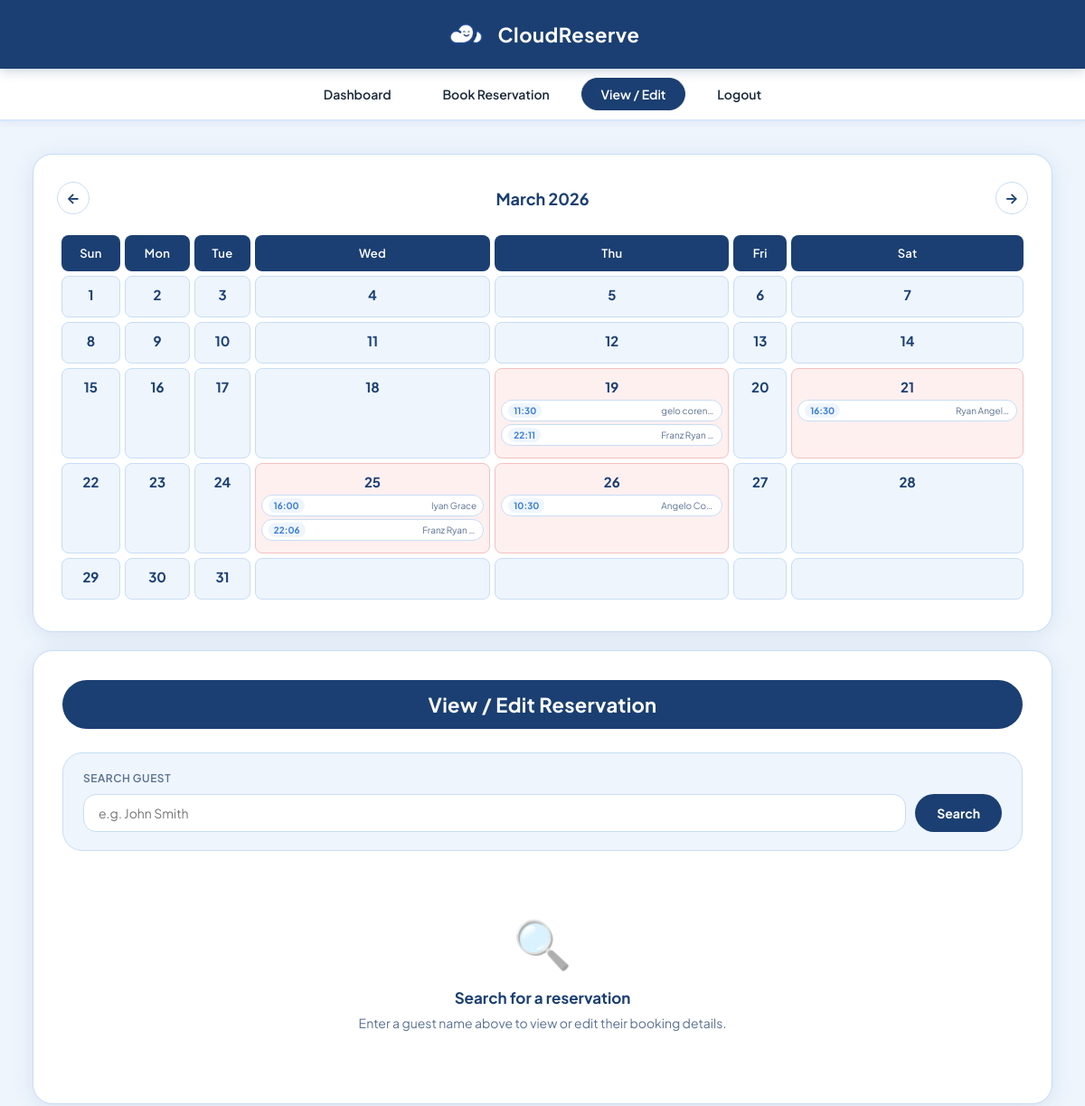
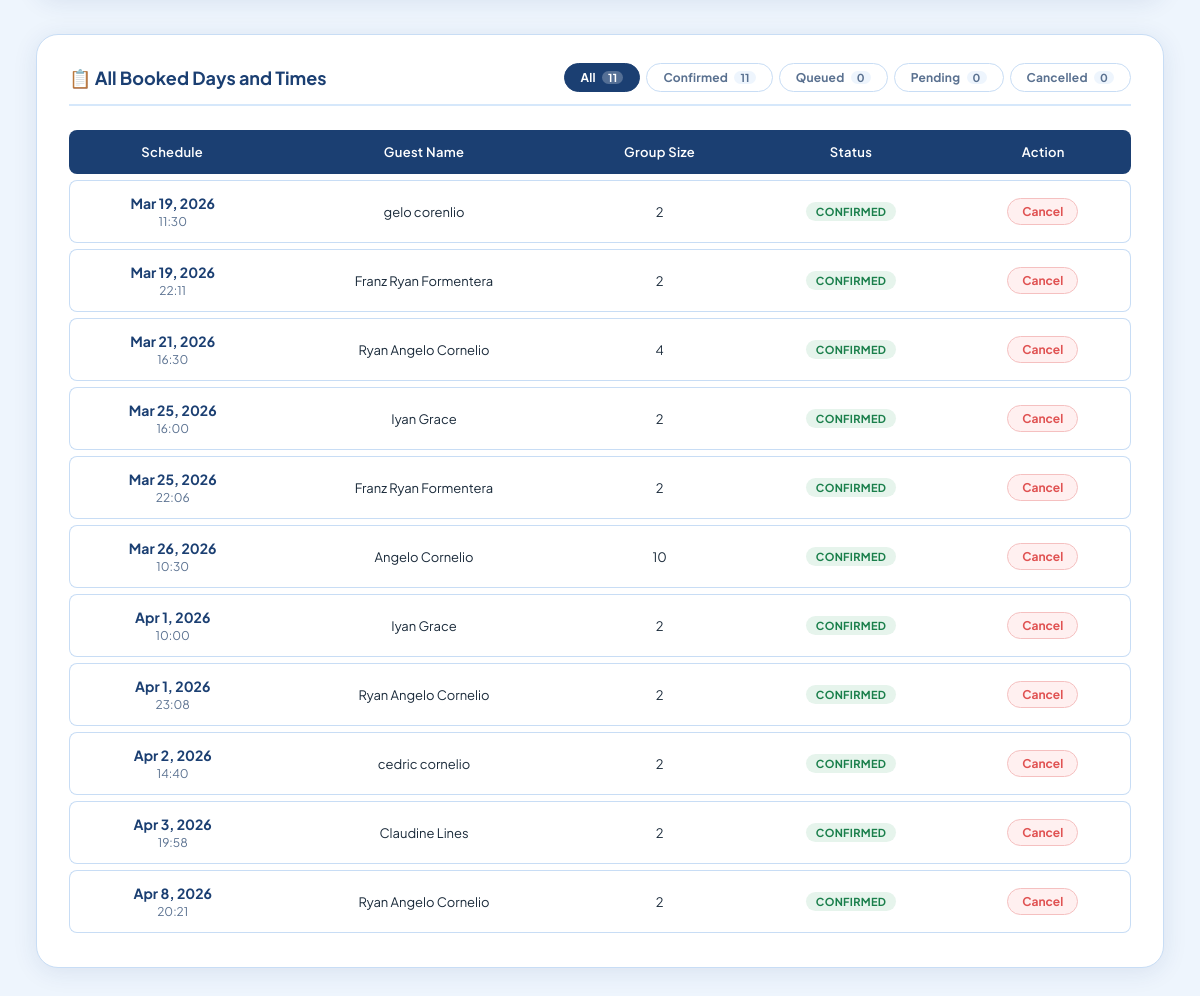
Page /view_edit?month=3&year=2026 (signed in) on the committed database (2 pictures, top to bottom).
### tables this page shows
CREATE TABLE reservation (
    id INTEGER PRIMARY KEY AUTOINCREMENT,
    guest_name TEXT NOT NULL,
    contact TEXT,
    email TEXT NOT NULL,
    date TEXT NOT NULL,
    time TEXT NOT NULL,
    group_size INTEGER NOT NULL,
    status TEXT NOT NULL,
    staff_id INTEGER,
    FOREIGN KEY(staff_id) REFERENCES staff(id)
);

### app.py (the view, shortened to what this page needs)
@app.route('/view_edit', methods=['GET', 'POST'])
def view_edit():
    if 'staff_id' not in session:
        return redirect(url_for('index'))
    reservation = None
    error       = None
    db          = get_db()
    all_reservations = [dict(r) for r in db.execute(
        'SELECT * FROM reservation ORDER BY date, time'
    ).fetchall()]
    today = datetime.date.today()
    try:
        month = int(request.args.get('month', today.month))
        year  = int(request.args.get('year',  today.year))
    except ValueError:
        month, year = today.month, today.year
    if month < 1:
        month, year = 12, year - 1
    elif month > 12:
        month, year = 1, year + 1
    prev_month, prev_year, next_month, next_year, month_name = get_calendar_nav(year, month)
    calendar = build_calendar(year, month, all_reservations)
    return render_template('view_edit.html',
        reservation=reservation,
        error=error,
        all_reservations=all_reservations,
        calendar=calendar,
        month=month,
        year=year,
        month_name=month_name,
        prev_month=prev_month,
        prev_year=prev_year,
        next_month=next_month,
        next_year=next_year
    )

### app.py (called while the page is built)
def get_db():
    conn = sqlite3.connect(DATABASE)
    conn.row_factory = sqlite3.Row
    return conn

def build_calendar(year, month, all_reservations):
    first_day = datetime.date(year, month, 1)
    last_day = (first_day.replace(day=28) + datetime.timedelta(days=4)).replace(day=1) - datetime.timedelta(days=1)
    calendar = []
    week = []
    for _ in range((first_day.weekday() + 1) % 7):
        week.append(None)
    for d in range(1, last_day.day + 1):
        date_obj = datetime.date(year, month, d)
        date_str = date_obj.strftime('%Y-%m-%d')
        bookings = [r for r in all_reservations if r['date'] == date_str]
        week.append({'day': d, 'date': date_str, 'bookings': bookings})
        if len(week) == 7:
            calendar.append(week)
            week = []
    if week:
        while len(week) < 7:
            week.append(None)
        calendar.append(week)
    return calendar

def get_calendar_nav(year, month):
    prev_month = month - 1 if month > 1 else 12
    prev_year  = year     if month > 1 else year - 1
    next_month = month + 1 if month < 12 else 1
    next_year  = year     if month < 12 else year + 1
    month_name = datetime.date(year, month, 1).strftime('%B')
    return prev_month, prev_year, next_month, next_year, month_name

### templates/view_edit.html (shortened to what this page needs)
<!DOCTYPE html>
<html lang="en">
<head>
    <link rel="stylesheet" href="/static/style.css">
</head>
<body>
    <header>
        <div class="header-inner">
            <img src="/static/logo.png" alt="CloudReserve Logo" class="header-logo">
            <span class="header-title">CloudReserve</span>
        </div>
    </header>
    <nav>
        <a href="/dashboard">Dashboard</a>
        <a href="/reserve">Book Reservation</a>
        <a href="/view_edit" class="active">View / Edit</a>
        <a href="#" onclick="event.preventDefault(); openModal('logoutOverlay')">Logout</a>
    </nav>
    <main>
        <div class="flex-container">
            <section class="calendar-section large-calendar">
                <div class="calendar-nav">
                    <a class="cal-nav-btn" href="/view_edit?month={{ prev_month }}&amp;year={{ prev_year }}" title="Previous month">&#8592;</a>
                    <span class="calendar-nav-title">{{ month_name }} {{ year }}</span>
                    <a class="cal-nav-btn" href="/view_edit?month={{ next_month }}&amp;year={{ next_year }}" title="Next month">&#8594;</a>
                </div>
                <table class="calendar-table">
                    <thead>
                        <tr><th>Sun</th><th>Mon</th><th>Tue</th><th>Wed</th><th>Thu</th><th>Fri</th><th>Sat</th></tr>
                    </thead>
                    <tbody>
                        {% for week in calendar %}
                            <tr>
                            {% for day in week %}
                                {% if day %}
                                    <td class="{% if day.bookings|length > 0 %}booked-day has-bookings{% endif %}"
                                        {% if day.bookings|length > 0 %}
                                            onclick="selectDay(this, '{{ day.date }}', {{ day.bookings | tojson | safe }})"
                                        {% endif %}>
                                        <div>{{ day.day }}</div>
                                        {% if day.bookings|length > 0 %}
                                            <ul class="calendar-times">
                                            {% for b in day.bookings %}
                                                <li>
                                                    <span class="calendar-time">{{ b.time }}</span>
                                                    <span class="calendar-guest">{{ b.guest_name }}</span>
                                                </li>
                                            {% endfor %}
                                            </ul>
                                        {% endif %}
                                    </td>
                                {% else %}
                                    <td></td>
                                {% endif %}
                            {% endfor %}
                            </tr>
                        {% endfor %}
                    </tbody>
                </table>
            </section>
            <section class="edit-section">
                <h2>View / Edit Reservation</h2>
                <div class="search-box" id="searchBox">
                    <div class="search-box-header">
                        <label for="guest_name_input">Search Guest</label>
                    </div>
                    <form method="post" action="/view_edit" id="searchForm">
                        <div class="search-input-row {% if reservation %}hidden{% endif %}" id="searchInputRow">
                            <input type="text" id="guest_name_input" name="guest_name"
                                   placeholder="e.g. John Smith" required
                                   value="{{ request.form.guest_name if request.form.guest_name and not reservation else '' }}">
                            <button type="submit">Search</button>
                        </div>
                    </form>
                </div>
                {% if not reservation and not error %}
                <div class="empty-state">
                    <span class="empty-state-icon">🔍</span>
                    <div class="empty-state-title">Search for a reservation</div>
                    <div class="empty-state-sub">Enter a guest name above to view or edit their booking details.</div>
                </div>
                {% endif %}
            </section>
        </div>
        <div class="bookings-always-section">
            <div class="bookings-always-card">
                <div class="bookings-card-header">
                    <h3>📋 All Booked Days and Times</h3>
                    <div class="filter-tabs" id="filterTabs">
                        <button class="filter-tab active" data-filter="all"
                            onclick="filterTable('all')">
                            All <span class="tab-count" id="count-all">0</span>
                        </button>
                        <button class="filter-tab" data-filter="confirmed"
                            onclick="filterTable('confirmed')">
                            Confirmed <span class="tab-count" id="count-confirmed">0</span>
                        </button>
                        <button class="filter-tab" data-filter="queued"
                            onclick="filterTable('queued')">
                            Queued <span class="tab-count" id="count-queued">0</span>
                        </button>
                        <button class="filter-tab" data-filter="pending"
                            onclick="filterTable('pending')">
                            Pending <span class="tab-count" id="count-pending">0</span>
                        </button>
                        <button class="filter-tab" data-filter="cancelled"
                            onclick="filterTable('cancelled')">
                            Cancelled <span class="tab-count" id="count-cancelled">0</span>
                        </button>
                    </div>
                </div>
                <table class="bookings-table" id="allBookingsTable">
                    <thead>
                        <tr>
                            <th>Schedule</th>
                            <th>Guest Name</th>
                            <th>Group Size</th>
                            <th>Status</th>
                            <th>Action</th>
                        </tr>
                    </thead>
                    <tbody>
                        {% if all_reservations and all_reservations|length > 0 %}
                            {% for r in all_reservations %}
                            <tr data-date="{{ r.date }}" data-status="{{ r.status | lower }}">
                                <td>
                                    <div style="font-weight:700; color:var(--blue-deep); font-size:14px;"
                                         data-rawdate="{{ r.date }}">{{ r.date }}</div>
                                    <div style="font-size:12px; color:var(--text-muted); margin-top:2px;">{{ r.time }}</div>
                                </td>
                                <td>{{ r.guest_name }}</td>
                                <td>{{ r.group_size }}</td>
                                <td>
                                    {% if r.status == 'confirmed' %}
                                        <span class="badge badge-confirmed">Confirmed</span>
                                    {% elif r.status == 'queued' %}
                                        <span class="badge badge-queued">Queued</span>
                                    {% elif r.status == 'cancelled' %}
                                        <span class="badge badge-cancelled">Cancelled</span>
                                    {% else %}
                                        <span class="badge badge-pending">Pending</span>
                                    {% endif %}
                                </td>
                                <td>
                                    <button class="btn-delete"
                                        onclick="confirmDelete('{{ r.id }}', '{{ r.guest_name }}')">
                                        Cancel
                                    </button>
                                </td>
                            </tr>
                            {% endfor %}
                        {% else %}
                            <tr id="noDataRow">
                                <td colspan="5" style="text-align:center; padding:24px; color:var(--text-muted); font-style:italic;">
                                    No bookings found.
                                </td>
                            </tr>
                        {% endif %}
                    </tbody>
                </table>
            </div>
        </div>
    </main>
</body>
</html>

### rows in the picture
reservation: time "11:30", guest_name "gelo coren…", guest_name "gelo corenlio", group_size "2", status "CONFIRMED"
reservation: time "22:11", guest_name "Franz Ryan…", guest_name "Franz Ryan Formentera", group_size "2", status "CONFIRMED"
reservation: time "16:30", guest_name "Ryan Angel…", guest_name "Ryan Angelo Cornelio", group_size "4", status "CONFIRMED"
reservation: time "16:00", guest_name "Iyan Grace", group_size "2", status "CONFIRMED"
reservation: time "22:06", guest_name "Franz Ryan…", guest_name "Franz Ryan Formentera", group_size "2", status "CONFIRMED"
reservation: time "10:30", guest_name "Angelo Co…", guest_name "Angelo Cornelio", group_size "10", status "CONFIRMED"
reservation: time "10:00", guest_name "Iyan Grace", group_size "2", status "CONFIRMED"
reservation: time "23:08", guest_name "Ryan Angelo Cornelio", group_size "2", status "CONFIRMED"
reservation: time "14:40", guest_name "cedric cornelio", group_size "2", status "CONFIRMED"
reservation: time "19:58", guest_name "Claudine Lines", group_size "2", status "CONFIRMED"
reservation: time "20:21", guest_name "Ryan Angelo Cornelio", group_size "2", status "CONFIRMED"

### other values in the picture
{{ month_name }} "March"
{{ year }} "2026"
{{ day.day }} "1" "2" "3" "4" "5" "6" "7" "8" "9" "10" "11" "12" "13" "14" "15" "16" "17" "18" "19" "20" "21" "22" "23" "24" "25" "26" "27" "28" "29" "30" "31"
